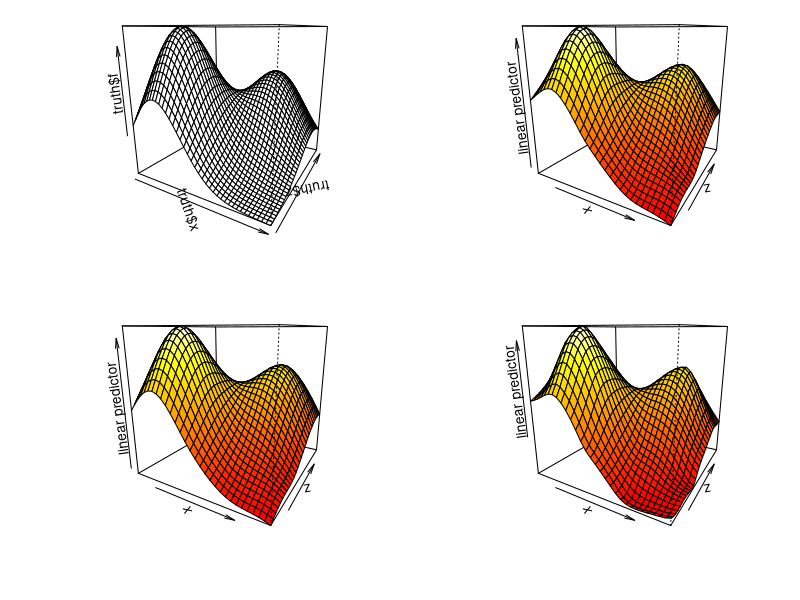

Recreate this plot in R.
library(mgcv)


### Name: smooth.construct.gp.smooth.spec
### Title: Low rank Gaussian process smooths
### Aliases: smooth.construct.gp.smooth.spec Predict.matrix.gp.smooth
###   gp.smooth
### Keywords: models regression

### ** Examples

require(mgcv)
eg <- gamSim(2,n=200,scale=.05)
attach(eg)
op <- par(mfrow=c(2,2),mar=c(4,4,1,1))
b0 <- gam(y~s(x,z,k=50),data=data)  ## tps
b <- gam(y~s(x,z,bs="gp",k=50),data=data)  ## Matern spline default range
b1 <- gam(y~s(x,z,bs="gp",k=50,m=c(1,.5)),data=data)  ## spherical 

persp(truth$x,truth$z,truth$f,theta=30) ## truth
vis.gam(b0,theta=30)
vis.gam(b,theta=30)
vis.gam(b1,theta=30)

detach(eg)
